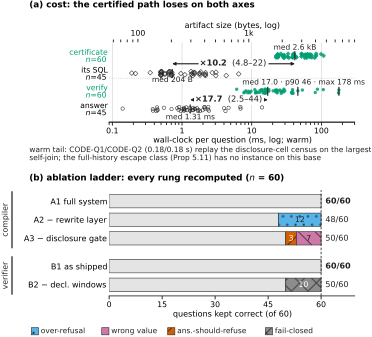

Write the Python code that produced this figure.
"""Figure F-D -- what certification costs, and what each layer buys.

PILOT2 REMAKE, TWO PANELS (single column).  The retired-to-prose ablation panel
returns: on the public base every rung is recomputed end to end (no transcribed
counterfactual survives), so the panel earns its space back as a drawn exhibit.

panel (a) COST -- the concession axis.  Four raw per-question samples, no
aggregation hiding a point, on two logarithmic axes:
  bottom axis, time  -- all 60 certificates' warm verification wall-clock
                        against all 45 answering queries' own execution time
                        (the 15 refusal certificates have no answering query and
                        are absent from that row by construction);
  top axis, bytes    -- every certificate's file size against the bytes of SQL
                        it certifies.
Median / p90 / max are marked on the verification sample, medians on the other
three; the bracket between each pair is the PAIRED per-question median ratio
(never a ratio of mismatched medians).  Verification is never cheaper than
answering (paired minimum 2.5x), so the panel is a falsification surface.  The
Prop 5.11 full-history escape class is NOT instantiated on this base -- every
AM(iv) certificate is window-bounded -- so no declared-exception marker
appears; the legacy corpus remains that class's cost reference.  The warm tail
(~0.18 s) is the disclosure-cell census replay on the largest self-join
(codebase_community posts), named on the panel.

panel (b) ABLATION LADDER -- five rungs, two bands, all recomputed by
extract_p2.py from the frozen certificates, warehouses and verifier:
  A1 full system            60/60  (gold re-executed, refusal reasons matched)
  A2 -- rewrite layer       48/60  (12 REWRITEs become over-refusals)
  A3 -- disclosure gate     50/60  (5 roll-ups + 2 masks answered fine-grained
                                    + 3 DISCLOSURE-BLOCKED answered)
  B1 verifier as shipped    60/60  ACCEPT
  B2 -- declared windows    50/60  (10 V0 fail-closed rejects: 8 range requests
                                    + 2 cross-window imperatives)
Bars stack to the true denominator 60; each lost segment keeps the failure
taxonomy's colour + hatch, so panel (b) reads in the same language as the
failure-taxonomy figure.

Data:  impl/cost_p2.json          (impl/measure_cost.py --pilot pilot2)
       figures/fig_data_pilot2.json (extract_p2.py)
Nothing below is typed by hand; every number is read out of those two files.

Run:  python3 extract_p2.py && python3 figD_cost_ablation.py
"""

import json
import os

import matplotlib as mpl
import matplotlib.pyplot as plt
import style as S

S.apply()
mpl.rcParams["figure.constrained_layout.use"] = False   # explicit axes below

HERE = os.path.dirname(os.path.abspath(__file__))
ROOT = os.path.dirname(os.path.dirname(HERE))
COST = json.load(open(os.path.join(ROOT, "impl", "cost_p2.json"), encoding="utf-8"))
ABL = json.load(open(os.path.join(HERE, "fig_data_pilot2.json"),
                     encoding="utf-8"))["ablation"]

AGG, RECS = COST["aggregate"], COST["per_certificate"]
N = ABL["n_questions"]
MS = 1000.0

assert AGG["n_certificates"] == N == 60 and AGG["n_sql"] == 45
assert all(not r["symdiff_scan"] for r in RECS)   # no full-scan class on p2

t_ver = [(r["qid"], r["verify_warm_median_s"] * MS) for r in RECS]
t_ans = [(r["qid"], r["answer_warm_median_s"] * MS) for r in RECS
         if r["answer_warm_median_s"]]
b_cert = [(r["qid"], r["cert_bytes_file"]) for r in RECS]
b_sql = [(r["qid"], r["sql_bytes"]) for r in RECS if r["sql_bytes"]]
assert len(t_ver) == len(b_cert) == 60 and len(t_ans) == len(b_sql) == 45

v_med, v_p90, v_max = (AGG["verify_warm_s"][k] * MS for k in ("median", "p90", "max"))
a_med = AGG["answer_warm_s"]["median"] * MS
r_med, r_min, r_max = (AGG["ratio_warm"][k] for k in ("median", "min", "max"))
c_med = AGG["cert_bytes_file"]["median"]
s_med = AGG["sql_bytes"]["median"]
cold_tot = AGG["verify_cold_total_s"]
cold_med = AGG["verify_cold_s"]["median"]

# paired per-question byte ratio over the 45 SQL-emitting certificates (the
# 60-certificate byte median over the 45-question SQL median describes no
# question; the bracket prints the paired statistic, as the time bracket does)
_bpairs = sorted(r["cert_bytes_file"] / r["sql_bytes"] for r in RECS if r["sql_bytes"])
b_ratio = _bpairs[(len(_bpairs) - 1) // 2] if len(_bpairs) % 2 else \
    0.5 * (_bpairs[len(_bpairs) // 2 - 1] + _bpairs[len(_bpairs) // 2])

# the warm tail, named on the panel: the two slowest verifications
tail = sorted(t_ver, key=lambda t: -t[1])[:2]
assert {q for q, _ in tail} == {"CODE-Q1", "CODE-Q2"}, tail

# ---------------------------------------------------------------- geometry ---
FW, FH = S.COL_W, 3.42
fig = plt.figure(figsize=(FW, FH))


def rect(x_in, y_in, w_in, h_in):
    return [x_in / FW, y_in / FH, w_in / FW, h_in / FH]


L, W = 0.84, 2.46                       # left margin (row labels) and plot width

# ========================================================== panel (a) cost ===
ax = fig.add_axes(rect(L, 2.18, W, 0.80))            # time  (bottom axis)
tx = ax.twiny()                                      # bytes (top axis)

Y_CERT, Y_SQL, Y_VER, Y_ANS = 3.0, 2.0, 1.0, 0.0
for a in (ax, tx):
    a.set_ylim(-0.74, 3.76)


def jitter(n, amp=0.115):
    """Deterministic symmetric jitter -- no RNG, no run-to-run drift."""
    return [amp * (((i * 37) % 11) / 5.0 - 1.0) for i in range(n)]


ax.scatter([v for _, v in t_ver], [Y_VER + d for d in jitter(len(t_ver))],
           s=6.0, marker="o", facecolor=S.GREEN, edgecolor="none", alpha=0.85,
           zorder=3)
ax.scatter([v for _, v in t_ans], [Y_ANS + d for d in jitter(len(t_ans))], s=6.0,
           marker="o", facecolor="none", edgecolor=S.INK, linewidth=0.42,
           alpha=0.9, zorder=3)
tx.scatter([v for _, v in b_cert], [Y_CERT + d for d in jitter(len(b_cert))],
           s=6.0, marker="D", facecolor=S.GREEN, edgecolor="none", alpha=0.85,
           zorder=3)
tx.scatter([v for _, v in b_sql], [Y_SQL + d for d in jitter(len(b_sql))], s=6.0,
           marker="D", facecolor="none", edgecolor=S.INK, linewidth=0.42,
           alpha=0.9, zorder=3)


def qtick(a, x, y, lab, ly, ha="center"):
    a.plot([x, x], [y - 0.22, y + 0.22], lw=0.85, color=S.INK, zorder=6)
    if lab:
        a.annotate(lab, (x, ly), ha=ha, va="bottom" if ly > y else "top",
                   fontsize=5.4, color=S.INK, zorder=6)


qtick(ax, v_med, Y_VER, "", 1.22)
qtick(ax, v_p90, Y_VER, "", 1.22)
qtick(ax, v_max, Y_VER, "", 1.22)
ax.annotate("med %.1f · p90 %.0f · max %.0f ms" % (v_med, v_p90, v_max),
            ((v_med * v_max) ** 0.5, 1.30), ha="center", va="bottom", fontsize=5.4,
            color=S.INK, zorder=6)
qtick(ax, a_med, Y_ANS, "med %.2f ms" % a_med, -0.28)
qtick(tx, c_med, Y_CERT, "med %.1f kB" % (c_med / 1000.0), 3.26)
qtick(tx, s_med, Y_SQL, "med %d B" % s_med, 1.82)


def bracket(a, x0, x1, y, mult, lo, hi):
    a.annotate("", xy=(x1, y), xytext=(x0, y),
               arrowprops=dict(arrowstyle="<|-|>", lw=0.8, color=S.INK,
                               shrinkA=0, shrinkB=0, mutation_scale=4.5))
    a.annotate(r"$\bf{\times%.1f}$  (%.1f–%.0f)" % (mult, lo, hi),
               ((x0 * x1) ** 0.5, y), ha="center", va="center", fontsize=6.0,
               color=S.INK, zorder=7,
               bbox=dict(boxstyle="square,pad=0.12", fc="#FFFFFF", ec="none"))


bracket(tx, s_med, c_med, 2.55, b_ratio, _bpairs[0], _bpairs[-1])
bracket(ax, a_med, v_med, 0.52, r_med, r_min, r_max)

ax.set_xscale("log")
ax.set_xlim(0.09, 300)
ax.set_xticks([0.1, 1, 10, 100])
ax.set_xticklabels(["0.1", "1", "10", "100"])
ax.set_xlabel("wall-clock per question (ms, log; warm)", fontsize=5.8, labelpad=0.8)
tx.set_xscale("log")
tx.set_xlim(55, 9000)
tx.set_xticks([100, 1000])
tx.set_xticklabels(["100", "1k"])
tx.set_xlabel("artifact size (bytes, log)", fontsize=5.8, labelpad=1.0)
ax.set_yticks([Y_CERT, Y_SQL, Y_VER, Y_ANS])
ax.set_yticklabels(["certificate\n$n$=%d" % len(b_cert),
                    "its SQL\n$n$=%d" % len(b_sql),
                    "verify\n$n$=%d" % len(t_ver),
                    "answer\n$n$=%d" % len(t_ans)],
                   fontsize=5.5, linespacing=0.95)
for t, o in zip(ax.get_yticklabels(), (True, False, True, False)):
    if o:
        t.set_color(S.GREEN)
ax.tick_params(axis="y", length=0, pad=1.0)
for a in (ax, tx):
    a.tick_params(axis="x", labelsize=5.6, pad=1.0)
    a.spines["left"].set_visible(False)
ax.spines["top"].set_visible(False)
tx.spines["right"].set_visible(False)
tx.spines["left"].set_visible(False)
ax.grid(axis="x", lw=0.3, color=S.FAINT, zorder=0)
ax.axhline(1.74, lw=0.4, ls=(0, (2, 2)), color=S.FAINT, zorder=1)
fig.text(0.04 / FW, (FH - 0.09) / FH,
         "(a) cost: the certified path loses on both axes",
         fontsize=6.3, ha="left", va="baseline", fontweight="bold")
NOTE = ("warm tail: %s/%s (%.2f/%.2f s) replay the disclosure-cell census on the "
        "largest\nself-join; the full-history escape class (Prop 5.11) has no "
        "instance on this base" % (tail[0][0], tail[1][0],
                                   tail[0][1] / MS, tail[1][1] / MS))
fig.text(0.04 / FW, 1.80 / FH, NOTE, fontsize=5.4, ha="left", va="baseline",
         color=S.INK, linespacing=1.25)

# ================================================== panel (b) ablation ladder ===
axb = fig.add_axes(rect(L, 0.44, W, 1.06))
fig.text(0.04 / FW, 1.59 / FH,
         "(b) ablation ladder: every rung recomputed ($n$ = 60)",
         fontsize=6.3, ha="left", va="baseline", fontweight="bold")

RUNGS = ABL["rungs"]
assert [r["id"] for r in RUNGS] == ["A1", "A2", "A3", "B1", "B2"]
LOST_STYLE = {  # taxonomy colours + hatches, same language as the taxonomy figure
    "refused_should_answer": (S.SKY, "..", "over-refusal"),
    "wrong_value": (S.PURPLE, "\\\\", "wrong value"),
    "answered_should_refuse": (S.VERMILION, "//", "answered-should-refuse"),
    "fail_closed_reject": (S.GREY, "xx", "fail-closed REJECT"),
}
RLAB = {"A1": "A1 full system", "A2": "A2 $-$ rewrite layer",
        "A3": "A3 $-$ disclosure gate", "B1": "B1 as shipped",
        "B2": "B2 $-$ decl. windows"}
YSB = {"A1": 5.35, "A2": 4.35, "A3": 3.35, "B1": 1.85, "B2": 0.85}

for r in RUNGS:
    y = YSB[r["id"]]
    axb.barh(y, r["correct"], height=0.72, color=S.LIGHT, edgecolor=S.INK,
             linewidth=0.4, zorder=3)
    lx = r["correct"]
    for cls, n in sorted(r["lost_classes"].items()):
        col, hat, _ = LOST_STYLE[cls]
        axb.barh(y, n, left=lx, height=0.72, color=col, hatch=hat,
                 edgecolor=S.INK, linewidth=0.4, zorder=3)
        dark = col in (S.VERMILION, S.GREY)
        axb.annotate(f"{n}", (lx + n / 2, y), ha="center", va="center",
                     fontsize=5.6, color="#FFFFFF" if dark else S.INK, zorder=5)
        lx += n
    axb.annotate("%d/%d" % (r["correct"], N), (N + 1.2, y), ha="left",
                 va="center", fontsize=5.8, color=S.INK,
                 fontweight="bold" if r["lost"] == 0 else "normal")

axb.axvline(N, lw=0.6, ls=(0, (3, 2)), color=S.INK, zorder=4)
# band brackets: compiler rungs vs verifier rungs
for y0, y1, lab in ((YSB["A3"] - 0.5, YSB["A1"] + 0.5, "compiler"),
                    (YSB["B2"] - 0.5, YSB["B1"] + 0.5, "verifier")):
    axb.plot([-27.5, -27.5], [y0, y1], lw=0.9, color=S.INK, clip_on=False,
             zorder=5)
    axb.annotate(lab, (-29.4, (y0 + y1) / 2), ha="center", va="center",
                 rotation=90, fontsize=5.6, color=S.INK, annotation_clip=False)

axb.set_yticks([YSB[r["id"]] for r in RUNGS])
axb.set_yticklabels([RLAB[r["id"]] for r in RUNGS], fontsize=5.8)
axb.set_ylim(0.25, 5.95)
axb.set_xlim(0, 69.5)
axb.set_xticks([0, 15, 30, 45, 60])
axb.set_xlabel("questions kept correct (of 60)", fontsize=5.8, labelpad=1.0)
axb.tick_params(axis="x", labelsize=5.6, pad=1.0)
axb.tick_params(axis="y", length=0, pad=1.5)
axb.spines["left"].set_visible(False)

# mini-legend for the three lost classes that actually occur
items = [("refused_should_answer", "over-refusal"),
         ("wrong_value", "wrong value"),
         ("answered_should_refuse", "ans.-should-refuse"),
         ("fail_closed_reject", "fail-closed")]
lx = 0.06
for cls, lab in items:
    col, hat, _ = LOST_STYLE[cls]
    fig.patches.append(mpl.patches.Rectangle(
        (lx / FW, 0.050 / FH), 0.072 / FW, 0.072 / FH, facecolor=col,
        hatch=hat, edgecolor=S.INK, linewidth=0.4,
        transform=fig.transFigure, figure=fig))
    fig.text((lx + 0.095) / FW, 0.086 / FH, lab, fontsize=5.4, ha="left",
             va="center", color=S.INK)
    lx += 0.095 + 0.0455 * len(lab) + 0.065

out = os.path.join(HERE, "figD_cost_ablation.pdf")
fig.savefig(out, bbox_inches="tight", pad_inches=0.01,
            metadata={"CreationDate": None})  # byte-reproducible re-runs
print("wrote", out)
print("(a) verify ms med/p90/max = %.2f/%.2f/%.2f | answer ms med = %.3f | "
      "paired warm ratio med/min/max = %.1f/%.1f/%.1fx"
      % (v_med, v_p90, v_max, a_med, r_med, r_min, r_max))
print("    cert med %d B vs SQL med %d B | paired byte ratio med/min/max = "
      "%.1f/%.1f/%.1fx | 60 cold processes total %.2f s (med %.3f s)"
      % (c_med, s_med, b_ratio, _bpairs[0], _bpairs[-1], cold_tot, cold_med))
print("    warm tail: %s" % (tail,))
for r in RUNGS:
    print("(b) %-3s %-28s %2d/%d  lost %2d %s  [%s]"
          % (r["id"], r["label"], r["correct"], N, r["lost"],
             r["lost_classes"] or "-", r["provenance"]))
